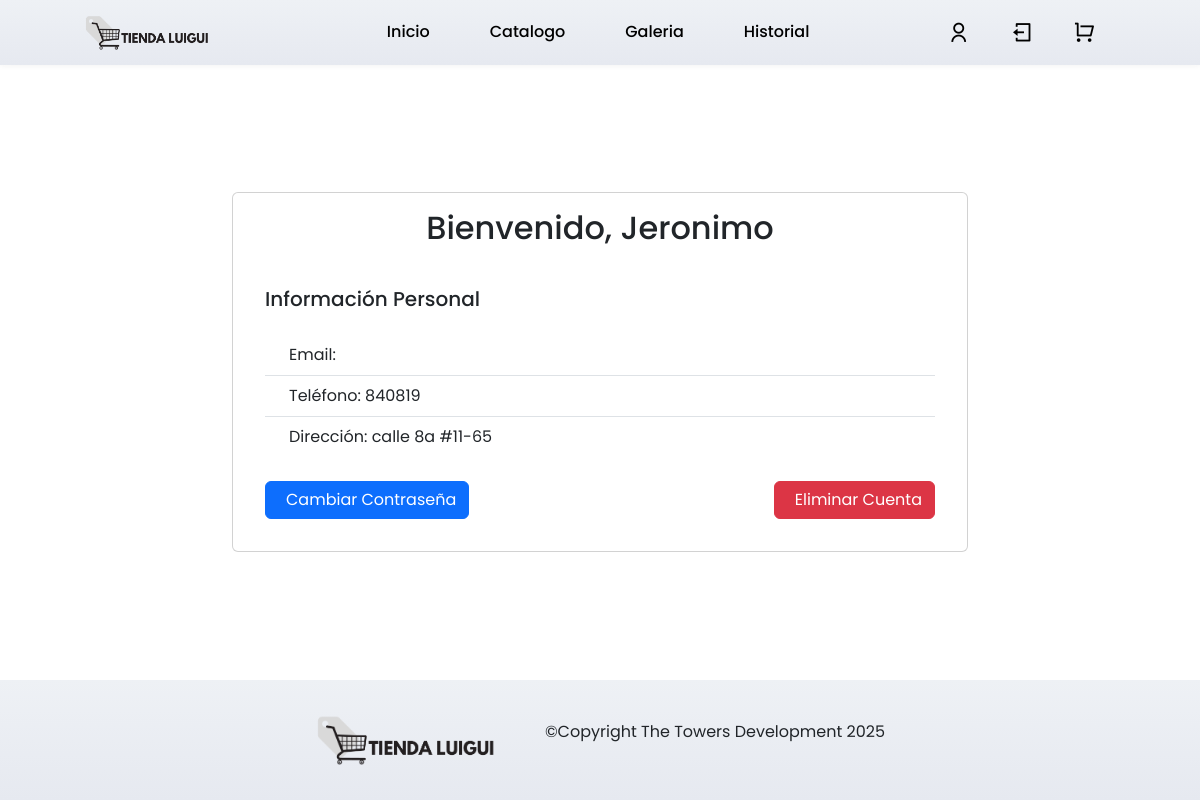
The page /perfil/ (signed in) on the database as committed earlier.
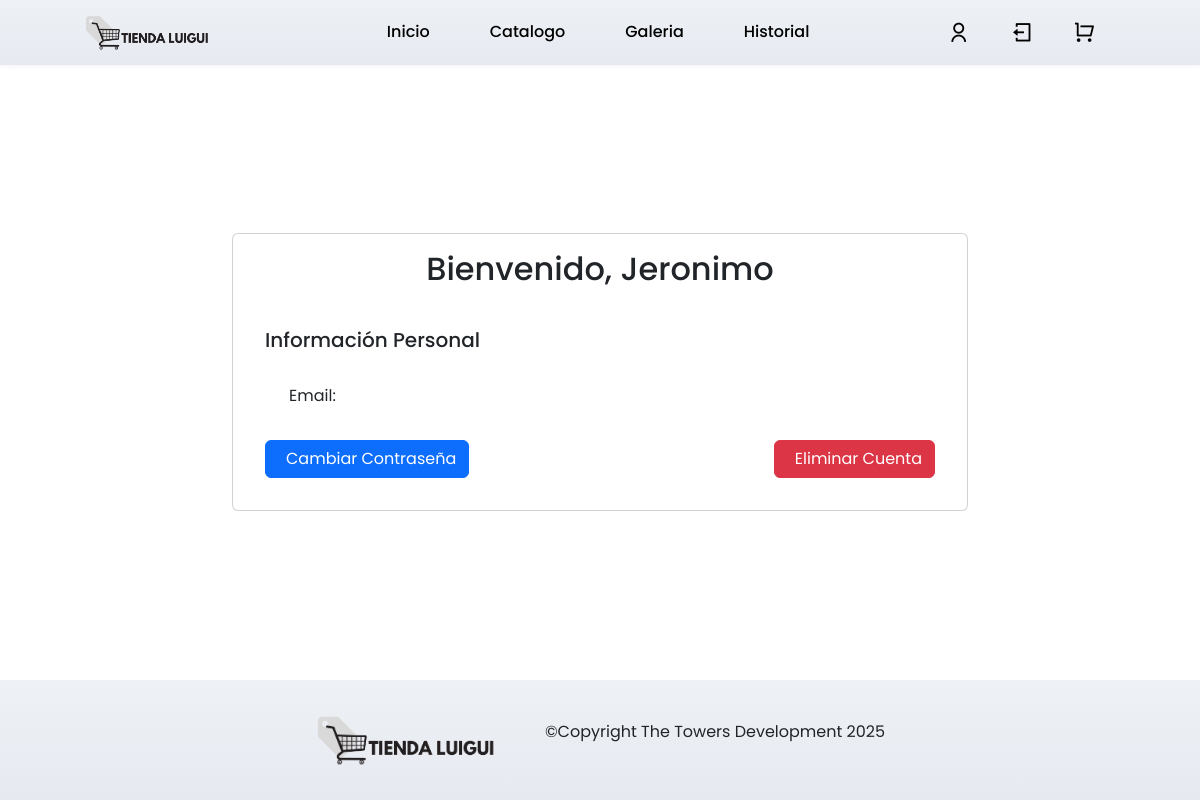
The same page on the database as committed later.
### TiendaLuigui/models.py (models this page shows)
class UserProfile(models.Model): #Define el modelo UserProfile que extiende la información del usuario
    user = models.OneToOneField(User, on_delete=models.CASCADE) #creamos una relacion de uno a uno con el modelo usuario y despues si se elimina el usuario, se elimina el perfil. Luego user permite agregar campos extra que no vienen por defecto en la funcion user que importe antes
    numero = models.CharField(max_length=15)
    direccion = models.CharField(max_length=200)

### TiendaLuigui/views.py (the view)
# urls.py: path('perfil/', views.perfil, name='perfil'),
@login_required(login_url='login')  # Decorator que requiere inicio de sesión para acceder
def perfil(request):  # Función para manejar el perfil del usuario
    if request.method == 'POST':  # Si el método es POST, procesa el formulario
        if 'delete_account' in request.POST:  # Si se solicita eliminar la cuenta
            request.user.delete()  # Elimina el usuario
            messages.success(request, "Cuenta eliminada exitosamente")  # Muestra mensaje de confirmación
            return redirect('inicio')  # Redirecciona al inicio
        elif 'change_password' in request.POST:  # Si se solicita cambiar la contraseña
            password_form = PasswordChangeForm(request.user, request.POST)  # Crea instancia del formulario
            if password_form.is_valid():  # Valida los datos del formulario
                user = password_form.save()  # Guarda la nueva contraseña
                messages.success(request, 'Contraseña actualizada exitosamente')  # Muestra mensaje de éxito
                logout(request)  # Cierra la sesión del usuario
                return redirect('login')  # Redirecciona al login
            else:  # Si hay errores en el formulario
                for error in password_form.errors.values():  # Itera sobre los errores
                    messages.error(request, error[0])  # Muestra mensaje de error
    else:  # Si el método es GET
        password_form = PasswordChangeForm(request.user)  # Crea formulario vacío
    try:  # Intenta obtener el perfil del usuario
        profile = request.user.userprofile  # Obtiene el perfil del usuario
        context = {  # Crea el contexto con los datos necesarios
            'user': request.user,
            'profile': profile,
            'password_form': password_form
        }
        return render(request, 'perfil.html', context)  # Renderiza la plantilla con el contexto
    except AttributeError:  # Si no existe el perfil
        return render(request, 'perfil.html', {'password_form': password_form})  # Renderiza sin datos de perfil

### TiendaLuigui/templates/perfil.html (shortened to what this page needs)
{% extends 'base.html' %}
{% load static %}
{% block style %}
<link rel="stylesheet" href="https://unicons.iconscout.com/release/v2.1.9/css/unicons.css">
<link href="https://cdn.jsdelivr.net/npm/bootstrap@5.3.3/dist/css/bootstrap.min.css" rel="stylesheet">
<link rel="stylesheet" href="{% static 'css/dashborad.css' %}">
{% endblock %}
{% block content %}
<section class="dashboard p-2 mt-3">
    <div class="panel">
        <div class="container mt-5">
            <div class="row">
                <div class="col-md-8 offset-md-2">
                    <div class="card profile-card p-3">
                        <div class="profile-header">
                            <h2 class="mb-4 text-center">Bienvenido, {{ user.username }}</h2>
                        </div>
                        <div class="card-body">
                            <h5 class="mb-4">Información Personal</h5>
                            <ul class="list-group list-group-flush">
                                <li class="list-group-item">
                                    Email: {{ user.email }}
                                </li>
                                {% if profile %}
                                <li class="list-group-item">
                                    Teléfono: {{ profile.numero }}
                                </li>
                                <li class="list-group-item">
                                    Dirección: {{ profile.direccion }}
                                </li>
                                {% endif %}
                            </ul>
                            <div class="d-flex flex-row justify-content-between">
                            <div class="mt-4 ">
                                <button type="button" class="btn btn-primary btn-custom" onclick="togglePasswordForm()">
                                    Cambiar Contraseña
                                </button>
                            </div>
                            <div class="mt-4">
                                <form method="post" onsubmit="return confirm('¿Estás seguro de que quieres eliminar tu cuenta? Esta acción no se puede deshacer.');">
                                    <button type="submit" name="delete_account" class="btn btn-danger btn-custom">
                                        Eliminar Cuenta
                                    </button>
                                </form>
                            </div>
                        </div>
                        </div>
                    </div>
                </div>
            </div>
        </div>
    </div>
</section>
{% endblock %}

### TiendaLuigui/templates/base.html (shortened to what this page needs)
{% load static %}
<!DOCTYPE html>
<html lang="en">
<head>
    <link rel="stylesheet" href="{% static 'css/menu.css' %}">
    {% block style %} {% endblock %}
    <link rel="stylesheet" href="https://unpkg.com/boxicons@latest/css/boxicons.min.css">
    <link href="https://cdn.jsdelivr.net/npm/remixicon@4.5.0/fonts/remixicon.css" rel="stylesheet" />
    <link rel="stylesheet" href="https://unpkg.com/aos@next/dist/aos.css" />
</head>
<body id="body-top">
    <header>
        <a href="{% url 'inicio' %}"><img src="{% static 'images/logo.png' %}" class="logo"></a>
        <ul class="items-navbar">
            {% if user.is_authenticated %}
                <li><a href="{% url 'inicio' %}">Inicio</a></li>
                <li><a href="{% url 'catalogo' %}">Catalogo</a></li>
                <li><a href="{% url 'galeria' %}">Galeria</a></li>
                <li><a href="#">Historial</a></li>
            {% else %}
                <li><a href="{% url 'inicio' %}">Inicio</a></li>
                <li><a href="{% url 'catalogo' %}">Catalogo</a></li>
                <li><a href="{% url 'galeria' %}">Galeria</a></li>
            {% endif %}
        </ul>
        <div class="nav-iconos">
            {% if user.is_authenticated %}
                <a href="{% url 'perfil' %}"><i class="ri-user-line"></i></a>
                <a href="{% url 'logout' %}"><i class="ri-logout-box-line"></i></a>
                <a href="{% url 'carrito' %}"><i class="ri-shopping-cart-line"></i></a>
            {% else %}
                <a href="{% url 'login' %}"><i class="ri-user-line"></i></a>
            {% endif %}
    </header>
    {% block content %}{% endblock %}
    <footer class="pie">
        <div class="pie-contenido">
            <img src="{% static 'images/logo.png' %}" alt="">
            <p>&copy;Copyright The Towers Development 2025</p>
        </div>
    </footer>
</body>
</html>

### TiendaLuigui/static/css/menu.css (style rules this page uses)
* { padding: 0; margin: 0; box-sizing: border-box; list-style: none; text-decoration: none; scroll-behavior: smooth; font-family: "Poppins", sans-serif; }
:root { --bg-color: #fff; --text-color: #000; --main-color: #f0f0f0; --second-color: #616060; --h1-font: 5.5rem; --h2-rem: 3.5rem; --p-font: 1rem }
header { position: fixed; top: 0; right: 0; width: 100%; z-index: 1000; background-image: linear-gradient(to top, #e6e9f0 0%, #eef1f5 100%); box-shadow: 0 1px 6px 0 rgba(32 33 36 / 5%); padding: 18px 5%; display: flex; align-items: center; justify-content: space-between; transition: all .6s; }
.logo { width: 125px; object-fit: cover; align-items: center; }
.items-navbar { display: flex; padding-left: 0; margin-bottom: 0; }
.items-navbar a { display: inline-block; margin: 0 30px; font-weight: 500; color: var(--text-color); transition: all .6s; align-items: center; text-decoration: none; }
.nav-iconos { display: flex; align-items: center; }
.nav-iconos a { display: inline-block; font-size: 22px; color: var(--text-color); margin: 0 20px; transition: all .6s; text-decoration: none; }
.pie { width: 100%; height: 15vh; background-image: linear-gradient(to top, #e6e9f0 0%, #eef1f5 100%); align-content: center; }
.pie-contenido { display: flex; justify-content: center; gap: 50px; align-items: center; }
.pie-contenido img { width: 15%; height: auto; }
@media (max-width: 1610px) { header { padding: 15px 7%; } }
@media (max-width: 1500px) { :root { --h1-font: 4.8rem; --h2-font: 2.8rem; --p-font: 15px; } }

### TiendaLuigui/static/css/dashborad.css (style rules this page uses)
.dashboard { min-height: 83vh; height: 100%; align-content: center; }

Rows that differ between the two databases and show on the page:
removed UserProfile: numero "840819", direccion "calle 8a #11-65"
Other text that changed with them:
text no longer shown: "Teléfono: Dirección:"
